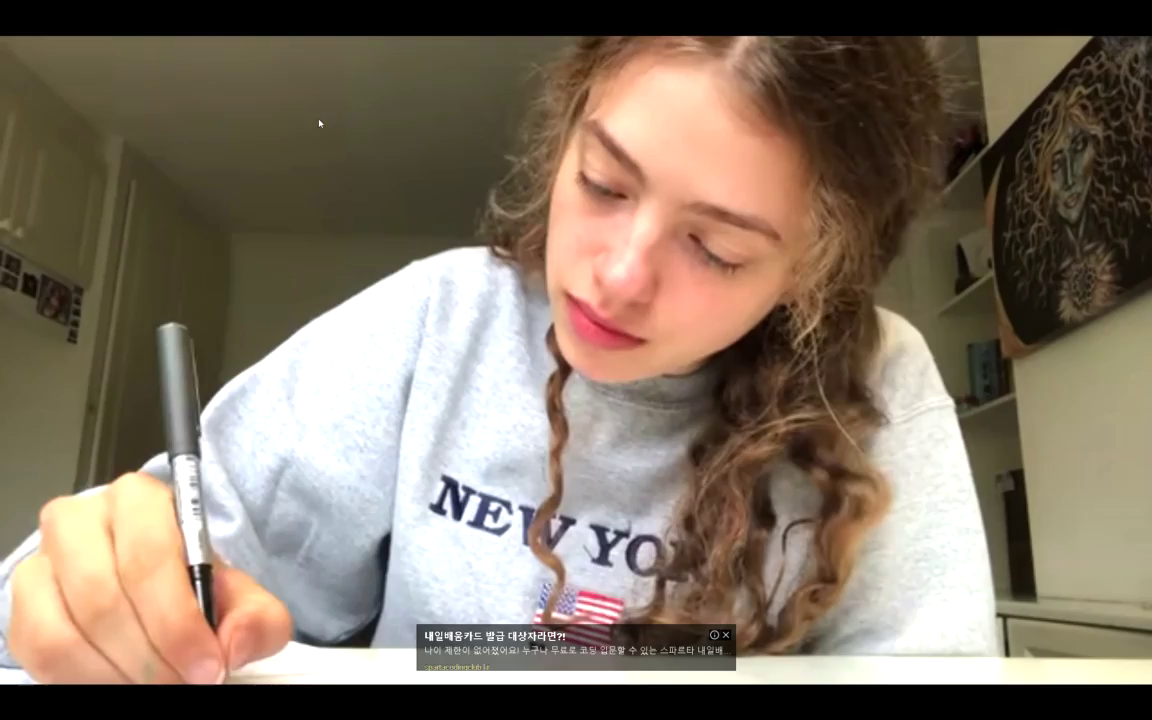
#> input picture frame 0 of project/shorts12.mp4, 1152 x 720 px, given in place of vid3.mp4, which was not available
$ jupyter execute vid_to_img.ipynb
#> lines starting #> are read from the running program, lines starting #| are printed output that depends on the picture; pictures that were not available may be replaced by others from this repository, and a replacement may not be noted
[cell 1]
import cv2
import os

[cell 2]
frameRate = 1    # 1초에 1개 캡쳐

filepath = "C:/Users/jooye/OneDrive - dongguk.edu/data campus/data/vid3.mp4"
    #for file in os.listdir("C:/Users/jooye/OneDrive/바탕 화면/data/"):
    #    filepath = os.path.join("C:/Users/jooye/OneDrive/바탕 화면/data/" , file)

#file_name = 'video1'

try:
    if not os.path.exists(filepath[:-4]):
        os.makedirs(filepath[:-4])
except OSError:
    print ('Error: Creating directory. ' +  filepath[:-4])

    #os.makedirs('C:/Users/jooye/OneDrive - dongguk.edu/data campus/data/img/'+file_name, exist_ok=True)
print('parsing file ' + filepath)

vidcap = cv2.VideoCapture(filepath)

if not vidcap.isOpened():
    print("Could not Open :", filepath)
    exit(0)


save_files=[]
def getFrame(sec):
#> called with sec = 0
    vidcap.set(cv2.CAP_PROP_POS_MSEC, sec*1000)
    image = 0
    ret, image= vidcap.read()
#> image is the input picture: shape (720, 1152, 3); mean B, G, R 101.9, 117.2, 130.9
    if ret:
        path = filepath[:-4]+'/'+str(count)+'.jpg'
        cv2.imwrite(path, image)
    return ret
sec = 0
count = 1
success = getFrame(sec)
#> success = True
while success:
    count += 1
    sec += frameRate
    success = getFrame(sec)
#> this loop made 14 passes
#> success on passes 1 to 12: True, True, True, True, True, True, True, True, True, True, True, True
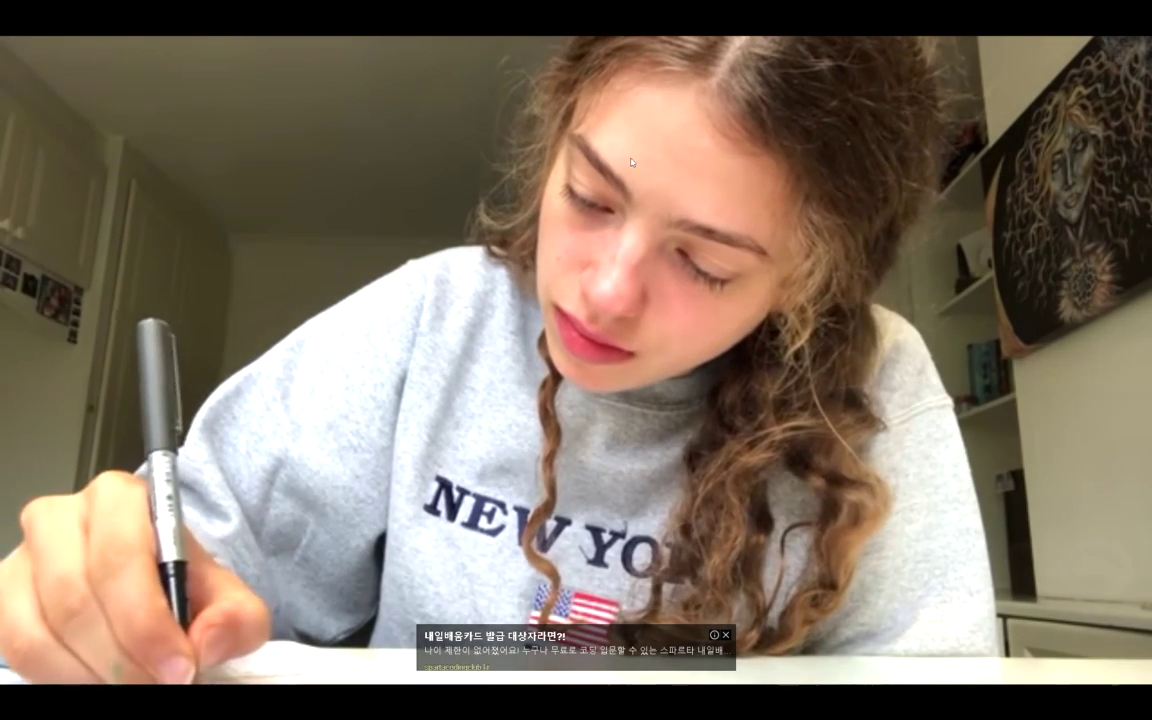
#> input picture frame 24 of project/shorts12.mp4, 1152 x 720 px, given in place of vid3.mp4, which was not available
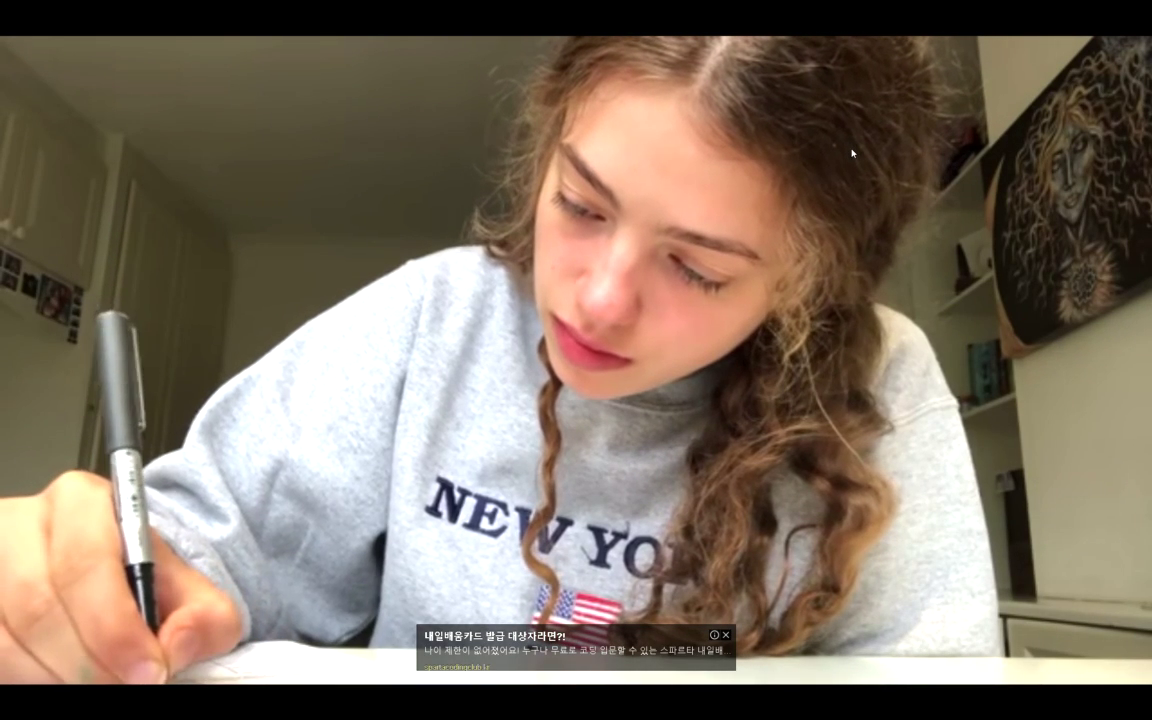
#> input picture frame 48 of project/shorts12.mp4, 1152 x 720 px, given in place of vid3.mp4, which was not available
#> pass 3, in getFrame (call 4), `ret, image= vidcap.read()`:
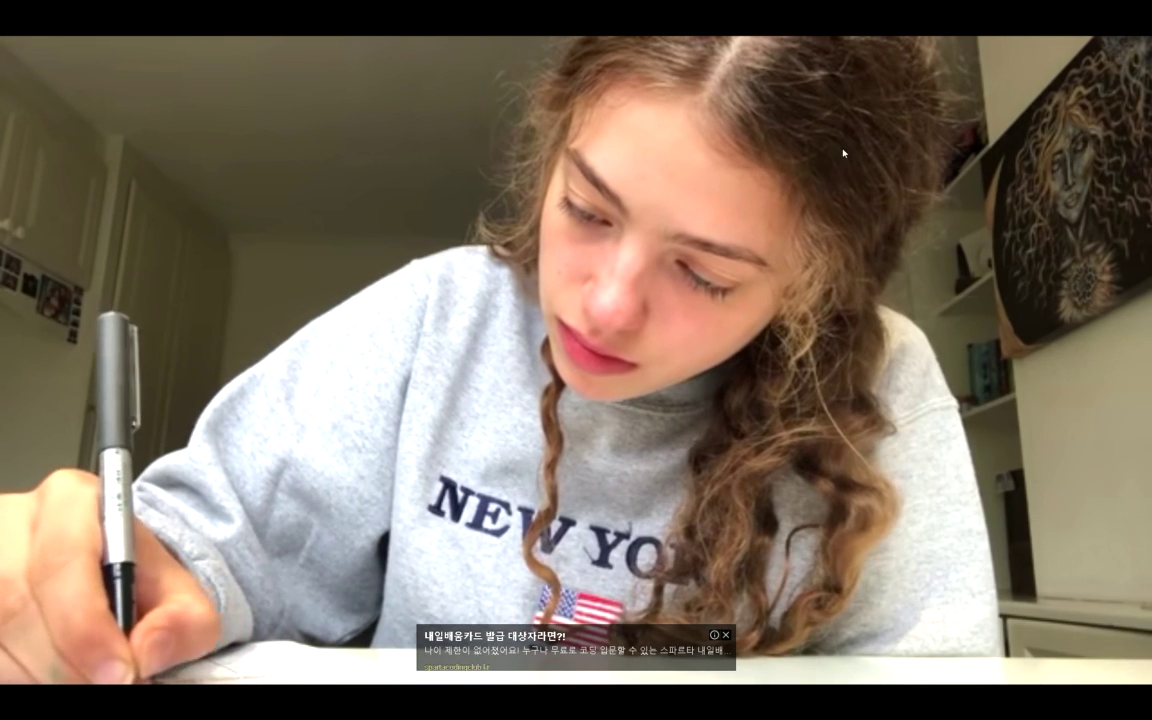
#> image: shape (720, 1152, 3); mean B, G, R 99.4, 113.7, 127.4
#> after the loop, count = 15; sec = 14

$ run again, starting later in the video
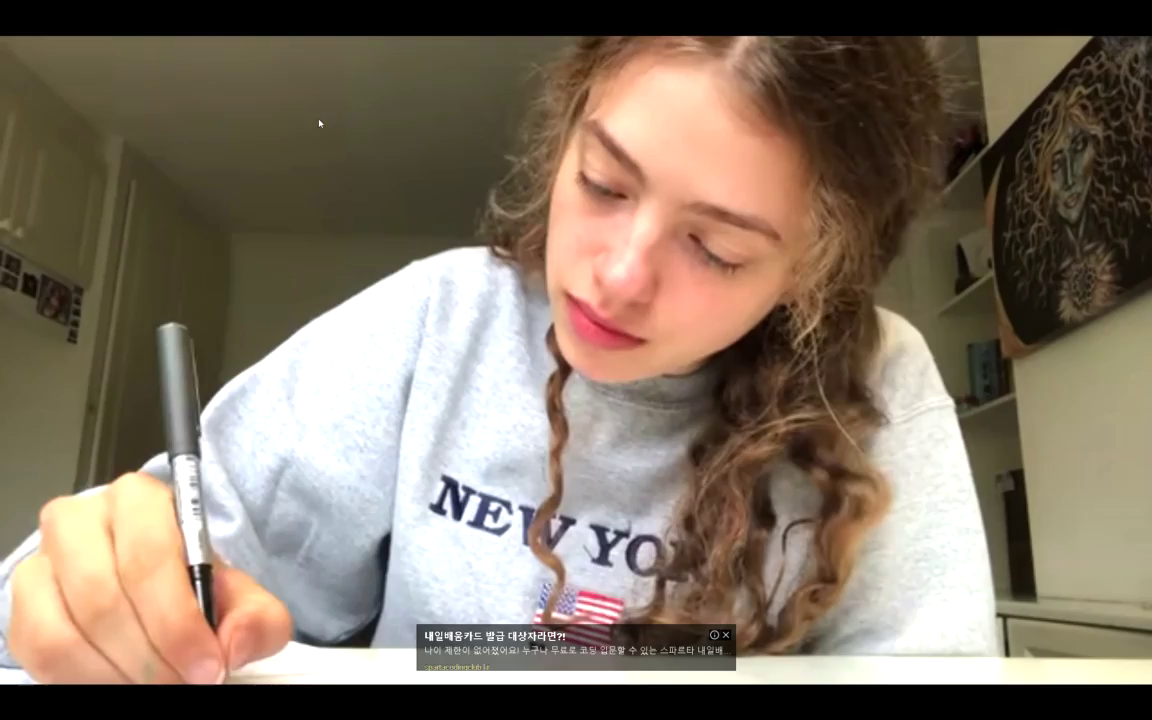
#> input picture frame 0 of project/shorts12.mp4, 1152 x 720 px, given in place of vid3.mp4, which was not available
#> in getFrame, image is the input picture: shape (720, 1152, 3); mean B, G, R 101.9, 117.2, 130.9
#> `success = getFrame(sec)`: success = True
#> the loop `while success:` made 14 passes
#> success on passes 1 to 8: True, True, True, True, True, True, True, True
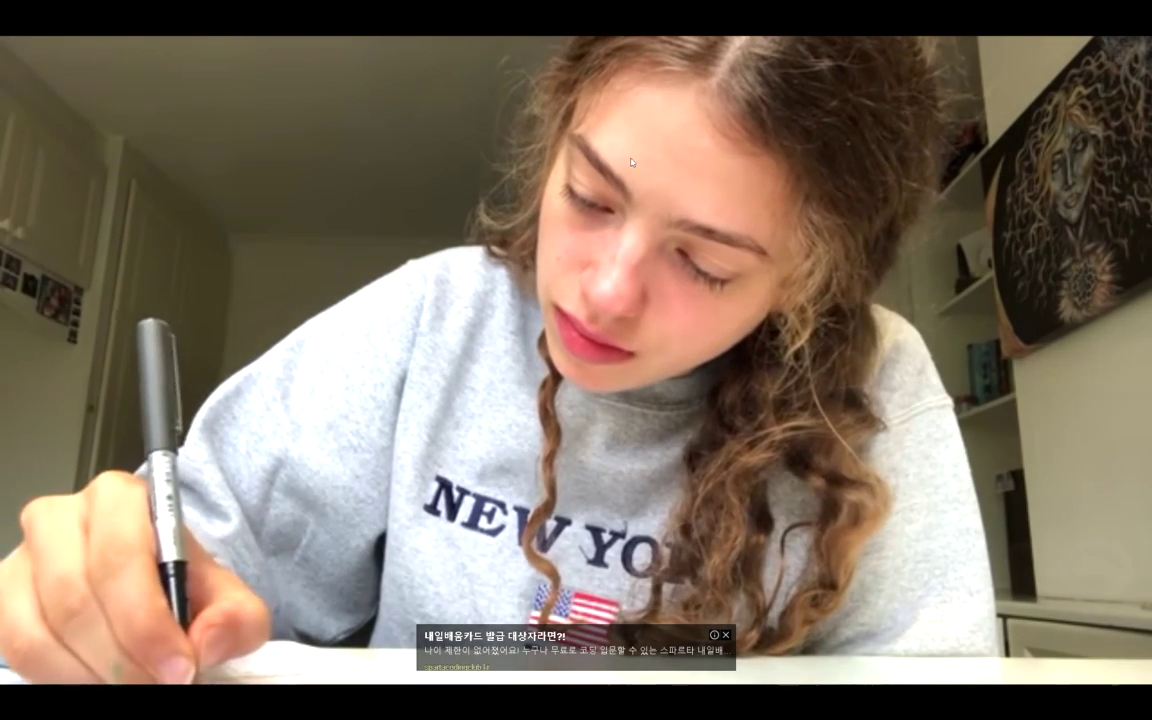
#> input picture frame 24 of project/shorts12.mp4, 1152 x 720 px, given in place of vid3.mp4, which was not available
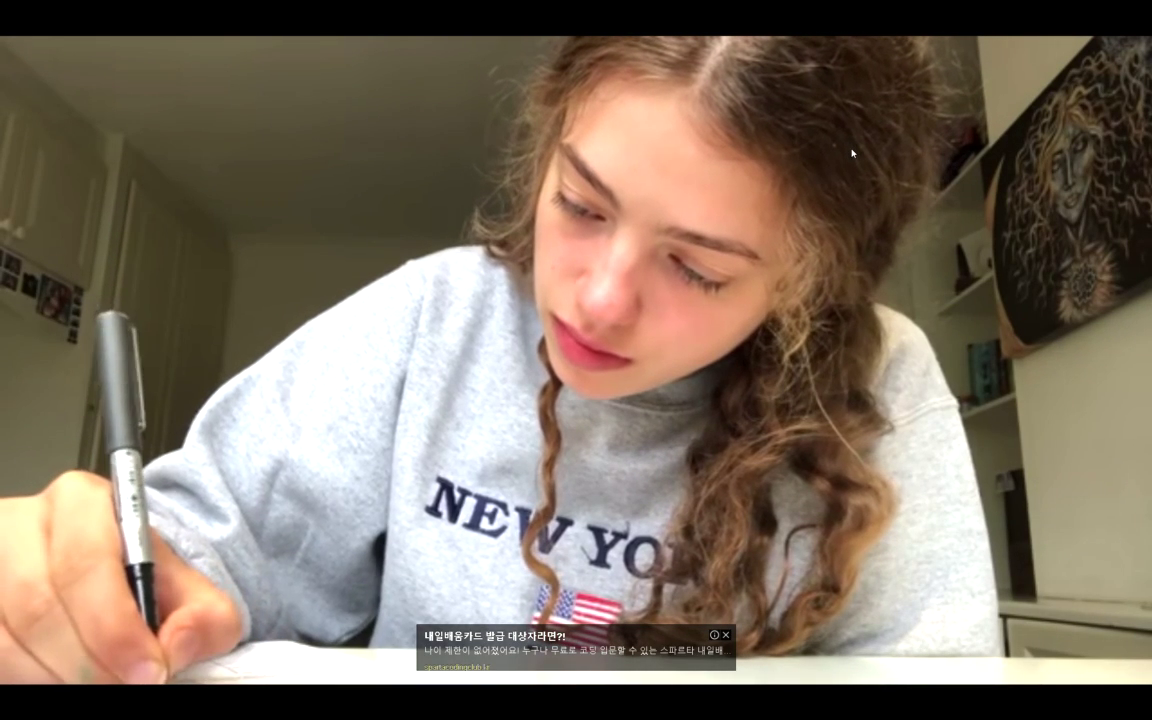
#> input picture frame 48 of project/shorts12.mp4, 1152 x 720 px, given in place of vid3.mp4, which was not available
#> after the loop `while success:`: count = 15; sec = 14

$ run again, starting later in the video
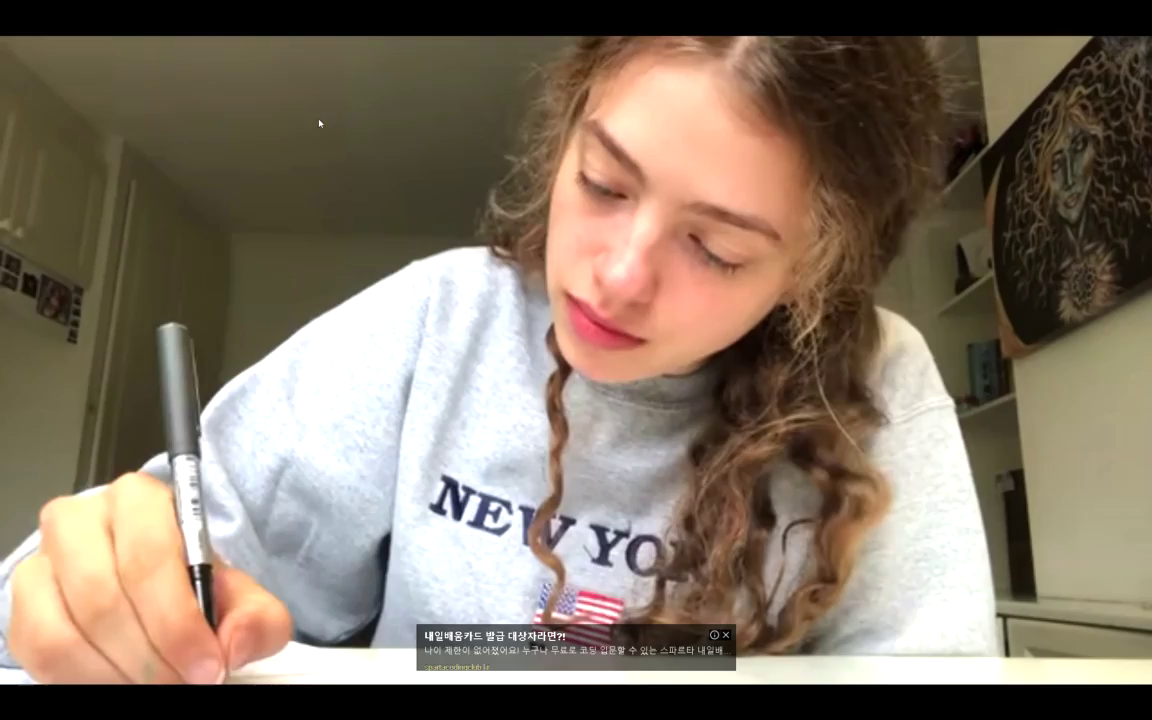
#> input picture frame 0 of project/shorts12.mp4, 1152 x 720 px, given in place of vid3.mp4, which was not available
#> in getFrame, image is the input picture: shape (720, 1152, 3); mean B, G, R 101.9, 117.2, 130.9
#> `success = getFrame(sec)`: success = True
#> the loop `while success:` made 14 passes
#> success on passes 1 to 8: True, True, True, True, True, True, True, True
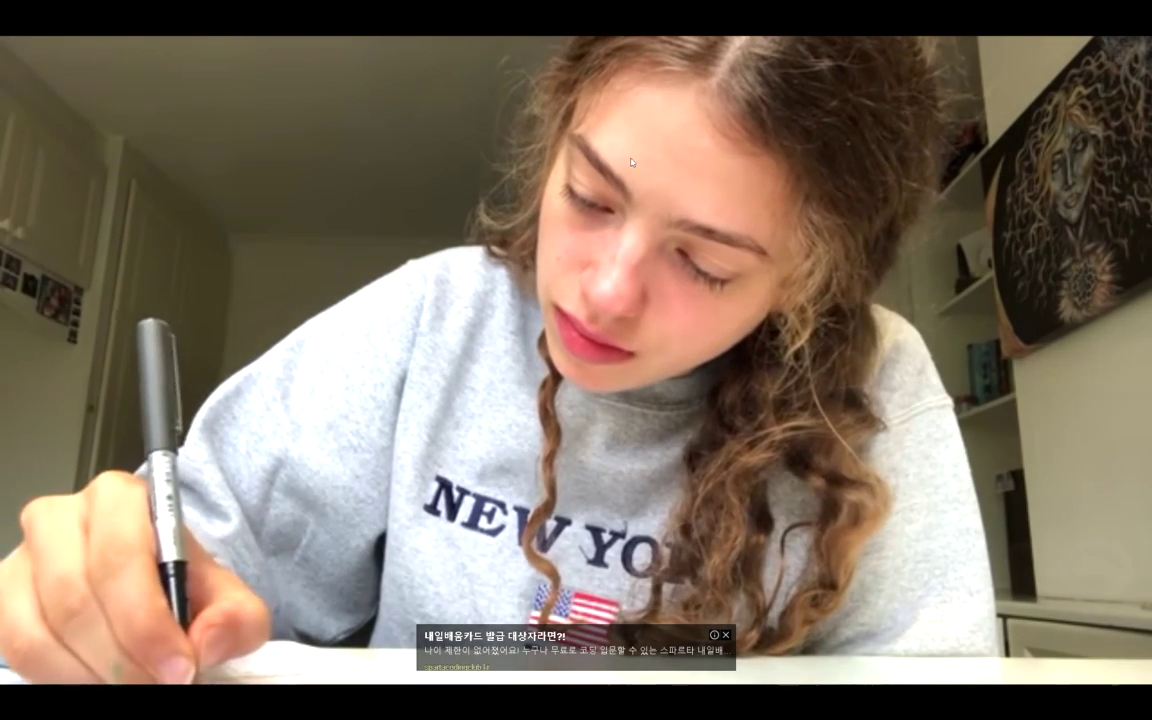
#> input picture frame 24 of project/shorts12.mp4, 1152 x 720 px, given in place of vid3.mp4, which was not available
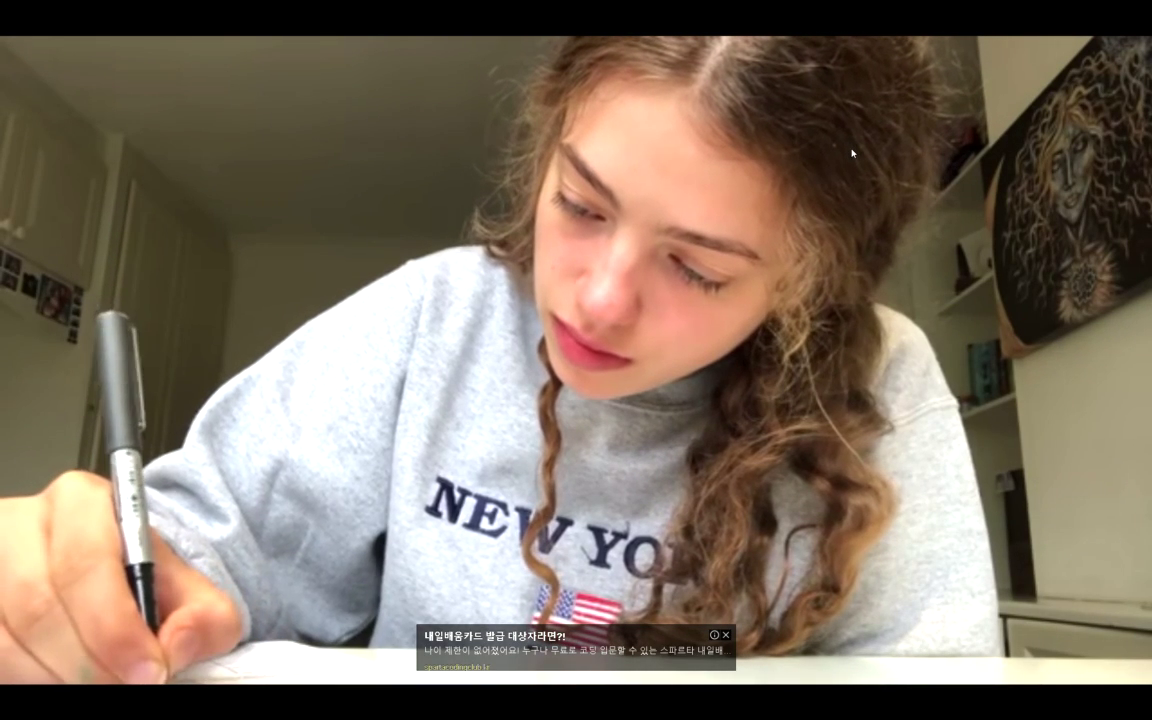
#> input picture frame 48 of project/shorts12.mp4, 1152 x 720 px, given in place of vid3.mp4, which was not available
#> after the loop `while success:`: count = 15; sec = 14
